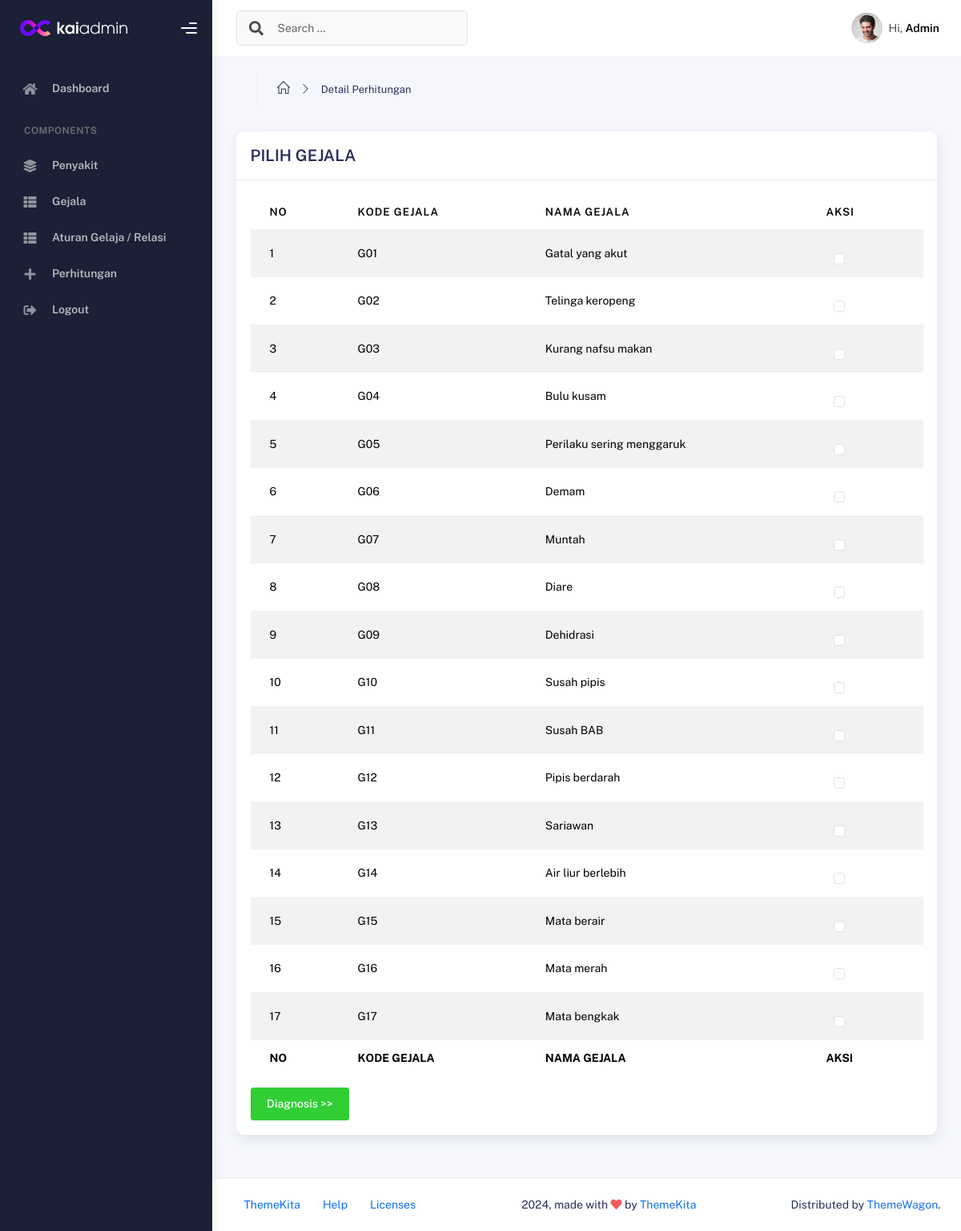
The app's page /backend/hitung/index-copy.php with its own data.
### tables this page shows
CREATE TABLE `tbl_gejala` (
  `kode_gejala` varchar(11) NOT NULL,
  `nama_gejala` varchar(100) DEFAULT NULL
);

### backend/hitung/index-copy.php (the view, shortened to what this page needs)
<?php
  include '../components/header.php';
?>
  <body>
    <div class="wrapper">
      <?php
        include '../components/sidebar.php';
      ?>
      <div class="main-panel">
        <div class="main-header">
          <?php
            include '../components/navbar.php';
          ?>
        </div>
        <div class="container">
          <div class="page-inner">
            <div class="page-header">
              <ul class="breadcrumbs mb-3">
                <li class="nav-home">
                  <a href="#">
                    <i class="icon-home"></i>
                  </a>
                </li>
                <li class="separator">
                  <i class="icon-arrow-right"></i>
                </li>
                <li class="nav-item">
                  <a href="#">Detail Perhitungan</a>
                </li>
              </ul>
            </div>
            <div class="row">
              <div class="col-md-12">
                <div class="card">
                  <div class="card-header">
                    <div class="d-flex align-items-center">
                      <h4 class="card-title">PILIH GEJALA</h4>
                    </div>
                  </div>
                  <div class="card-body">
                  <form method="post" action="hitung-detail-copy.php">
                    <div class="table-responsive">
                      <table
                        class="display table table-striped table-hover"
                      >
                        <thead>
                          <tr>
                            <th>NO</th>
                            <th>KODE GEJALA</th>
                            <th>NAMA GEJALA</th>
                            <th>AKSI</th>
                          </tr>
                        </thead>
                        <tfoot>
                        <tr>
                            <th>NO</th>
                            <th>KODE GEJALA</th>
                            <th>NAMA GEJALA</th>
                            <th>AKSI</th>
                          </tr>
                        </tfoot>
                        <tbody>
                          <?php
                          $query = mysqli_query($koneksi, "SELECT * FROM tbl_gejala");
                          $index = 0;
                          while($data = mysqli_fetch_array($query)) {
                        ?>
                          <tr>
                            <td><?= $index+1 ?> </td>
                            <td><?= $data["kode_gejala"]; ?></td>
                            <td><?= $data["nama_gejala"]; ?></td>
                            <td>
                              <div class="form-check">
                                  <input
                                    class="form-check-input large"
                                    type="checkbox"
                                    name="gejala[]"
                                    value="<?= $index; ?>"
                                    id="flexCheckDefault"
                                  />
                                </div>
                          </td>
                          </tr>
                          <?php
                          $index++;
                        }
                          ?>
                        </tbody>
                      </table>
                    </div>
                    <button type="submit" class="btn btn-success">Diagnosis >></button>
                    </form>
                  </div>
                </div>
              </div>
            </div>
          </div>
        </div>
        <footer class="footer">
          <div class="container-fluid d-flex justify-content-between">
            <nav class="pull-left">
              <ul class="nav">
                <li class="nav-item">
                  <a class="nav-link" href="http://www.themekita.com">
                    ThemeKita
                  </a>
                </li>
                <li class="nav-item">
                  <a class="nav-link" href="#"> Help </a>
                </li>
                <li class="nav-item">
                  <a class="nav-link" href="#"> Licenses </a>
                </li>
              </ul>
            </nav>
            <div class="copyright">
              2024, made with <i class="fa fa-heart heart text-danger"></i> by
              <a href="http://www.themekita.com">ThemeKita</a>
            </div>
            <div>
              Distributed by
              <a target="_blank" href="https://themewagon.com/">ThemeWagon</a>.
            </div>
          </div>
        </footer>
      </div>
      <div class="custom-template">
        <div class="title">Settings</div>
        <div class="custom-content">
          <div class="switcher">
            <div class="switch-block">
              <h4>Logo Header</h4>
              <div class="btnSwitch">
                <button
                  type="button"
                  class="selected changeLogoHeaderColor"
                  data-color="dark"
                ></button>
                <button
                  type="button"
                  class="selected changeLogoHeaderColor"
                  data-color="blue"
                ></button>
                <br />
              </div>
            </div>
            <div class="switch-block">
              <h4>Navbar Header</h4>
              <div class="btnSwitch">
                <br />
                <button
                  type="button"
                  class="selected changeTopBarColor"
                  data-color="blue2"
                ></button>
              </div>
            </div>
            <div class="switch-block">
              <h4>Sidebar</h4>
              <div class="btnSwitch">
                <button
                  type="button"
                  class="selected changeSideBarColor"
                  data-color="white"
                ></button>
              </div>
            </div>
          </div>
        </div>
        <div class="custom-toggle">
        </div>
      </div>
    </div>
  </body>
</html>

### backend/components/header.php (shortened to what this page needs)
<!DOCTYPE html>
<html lang="en">
<head>
<link rel="stylesheet" href="../../assets/css/bootstrap.min.css" />
<link rel="stylesheet" href="https://cdn.jsdelivr.net/npm/select2@4.1.0-rc.0/dist/css/select2.min.css" />
<link rel="stylesheet" href="https://cdn.jsdelivr.net/npm/select2-bootstrap-5-theme@1.3.0/dist/select2-bootstrap-5-theme.min.css" />
<link rel="stylesheet" href="../../assets/css/plugins.min.css" />
<link rel="stylesheet" href="../../assets/css/kaiadmin.min.css" />
<link rel="stylesheet" href="../../assets/css/kaiadmin.min.css" />
<link rel="stylesheet" href="../../assets/css/froala_editor.pkgd.min.css" />
</head>

### backend/components/sidebar.php (shortened to what this page needs)
<?php
     if(isset($_SERVER['HTTPS']) && $_SERVER['HTTPS'] === 'on')
          $url = "https://";
     else
          $url = "http://";
     $url.= $_SERVER['HTTP_HOST'];
     $url.= $_SERVER['REQUEST_URI'];
     $pieces = explode("/",$url);
     $active = $pieces[5];
?>
<div class="sidebar" data-background-color="dark">
        <div class="sidebar-logo">
          <div class="logo-header" data-background-color="dark">
            <a href="#" class="logo">
              <img
                src="../../assets/img/kaiadmin/logo_light.svg"
                alt="navbar brand"
                class="navbar-brand"
                height="20"
              />
            </a>
            <div class="nav-toggle">
              <button class="btn btn-toggle toggle-sidebar">
                <i class="gg-menu-right"></i>
              </button>
            </div>
          </div>
        </div>
        <div class="sidebar-wrapper scrollbar scrollbar-inner">
          <div class="sidebar-content">
            <ul class="nav nav-secondary">
              <li class="nav-item">
                <a
                  data-bs-toggle="collapse"
                  href="#dashboard"
                  class="collapsed"
                  aria-expanded="false"
                >
                  <i class="fas fa-home"></i>
                  <p>Dashboard</p>
                </a>
              </li>
              <li class="nav-section">
                <h4 class="text-section">Components</h4>
              </li>
              <li class="nav-item <?= $active == 'penyakit' ? 'active' : ''; ?>">
                <a href="../penyakit/index.php">
                  <i class="fas fa-layer-group"></i>
                  <p>Penyakit</p>
                </a>
              </li>
              <li class="nav-item <?= $active == 'gejala' ? 'active' : ''; ?>">
                <a href="../gejala/index.php">
                  <i class="fas fa-th-list"></i>
                  <p>Gejala</p>
                </a>
              </li>
              <li class="nav-item <?= $active == 'relasi' ? 'active' : ''; ?>">
                <a href="../relasi/index.php">
                  <i class="fas fa-th-list"></i>
                  <p>Aturan Gelaja / Relasi</p>
                </a>
              </li>
              <li class="nav-item <?= $active == 'hitung' ? 'active' : ''; ?>">
                <a href="../hitung/index.php">
                  <i class="fas fa-plus"></i>
                  <p>Perhitungan</p>
                </a>
              </li>
              <li class="nav-item">
                <a href="../../logout.php">
                  <i class="fas fa-sign-out-alt"></i>
                  <p>Logout</p>
                </a>
              </li>
            </ul>
          </div>
        </div>
      </div>

### backend/components/navbar.php (shortened to what this page needs)
<nav
           class="navbar navbar-header navbar-header-transparent navbar-expand-lg border-bottom"
         >
           <div class="container-fluid">
             <nav
               class="navbar navbar-header-left navbar-expand-lg navbar-form nav-search p-0 d-none d-lg-flex"
             >
               <div class="input-group">
                 <div class="input-group-prepend">
                   <button type="submit" class="btn btn-search pe-1">
                     <i class="fa fa-search search-icon"></i>
                   </button>
                 </div>
                 <input
                   type="text"
                   placeholder="Search ..."
                   class="form-control"
                 />
               </div>
             </nav>
             <ul class="navbar-nav topbar-nav ms-md-auto align-items-center">
               <li class="nav-item topbar-user dropdown hidden-caret">
                 <a
                   class="dropdown-toggle profile-pic"
                   data-bs-toggle="dropdown"
                   href="#"
                   aria-expanded="false"
                 >
                   <div class="avatar-sm">
                     <img
                       src="../../assets/img/profile.jpg"
                       alt="..."
                       class="avatar-img rounded-circle"
                     />
                   </div>
                   <span class="profile-username">
                     <span class="op-7">Hi,</span>
                     <span class="fw-bold">Admin</span>
                   </span>
                 </a>
               </li>
             </ul>
           </div>
         </nav>

### records on screen
tbl_gejala: kode_gejala "G01", nama_gejala "Gatal yang akut"
tbl_gejala: kode_gejala "G02", nama_gejala "Telinga keropeng"
tbl_gejala: kode_gejala "G03", nama_gejala "Kurang nafsu makan"
tbl_gejala: kode_gejala "G04", nama_gejala "Bulu kusam"
tbl_gejala: kode_gejala "G05", nama_gejala "Perilaku sering menggaruk"
tbl_gejala: kode_gejala "G06", nama_gejala "Demam"
tbl_gejala: kode_gejala "G07", nama_gejala "Muntah"
tbl_gejala: kode_gejala "G08", nama_gejala "Diare"
tbl_gejala: kode_gejala "G09", nama_gejala "Dehidrasi"
tbl_gejala: kode_gejala "G10", nama_gejala "Susah pipis"
tbl_gejala: kode_gejala "G11", nama_gejala "Susah BAB"
tbl_gejala: kode_gejala "G12", nama_gejala "Pipis berdarah"
tbl_gejala: kode_gejala "G13", nama_gejala "Sariawan"
tbl_gejala: kode_gejala "G14", nama_gejala "Air liur berlebih"
tbl_gejala: kode_gejala "G15", nama_gejala "Mata berair"
tbl_gejala: kode_gejala "G16", nama_gejala "Mata merah"
tbl_gejala: kode_gejala "G17", nama_gejala "Mata bengkak"
